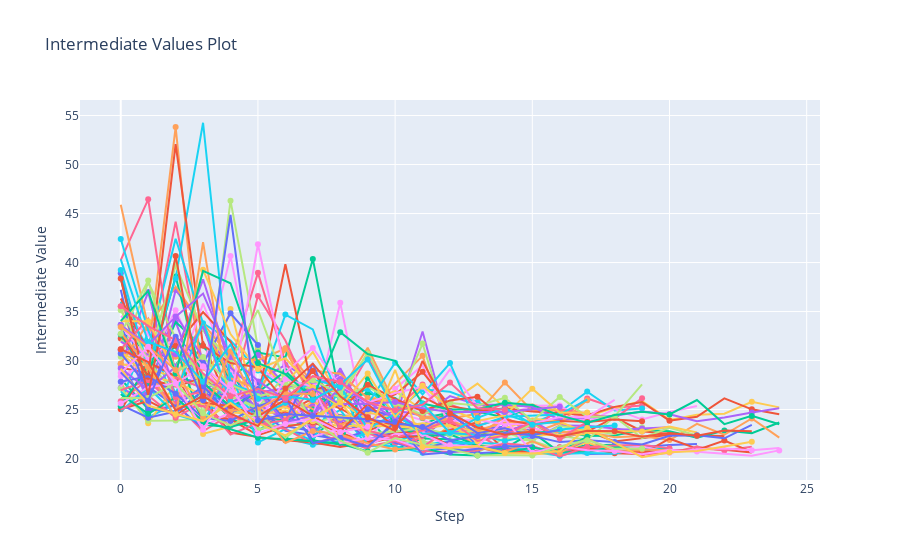

The code cell stored with this chart in its notebook:
### Markdown cell above
View intermidiate values (validation loss history) for each trial:

### Code cell
plot_intermediate_values(study)
